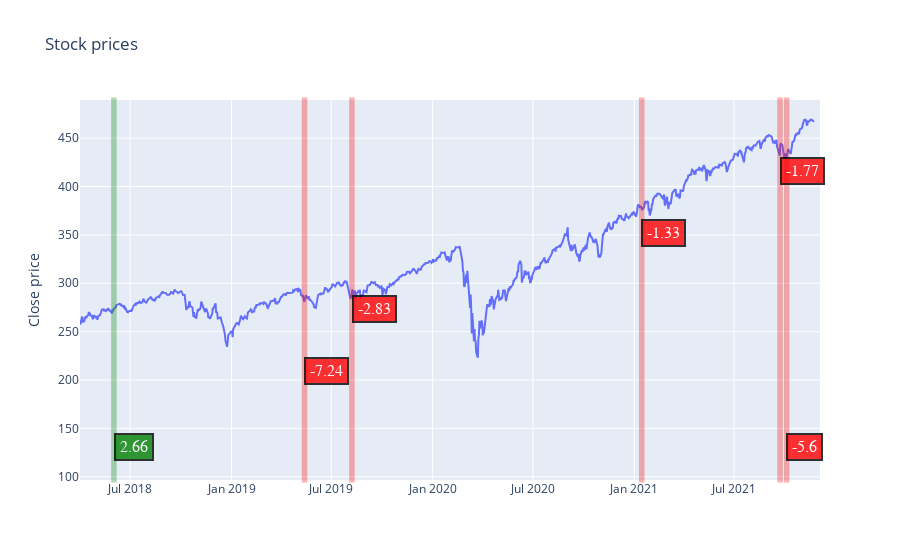

Notebook source saved alongside this figure:
### Code cell
from datetime import datetime, timedelta
import plotly.graph_objs as go
from chart_studio import plotly as py
import cufflinks as cf
cf.go_offline()
from plotly.offline import download_plotlyjs, init_notebook_mode, plot,iplot


dateset= list(sorted(merged_data.index))

changelist = []
for date in dateset:
    try:
        changelist.append(merged_data.loc[date]['Change_Stock'].round(3))
    except:
        changelist.append(0)

trace_close = go.Scatter(
                x=stock_data["Date"],
                y=stock_data['Close'],
                name = "Close")

colorlist = []
for s in changelist:
    if s > 0:
        colorlist.append('green')
    elif s == 0:
        colorlist.append('rgb(150, 150, 150)')
    else:
        colorlist.append('red')
        
shapes = [dict(
            x0 = s,
            x1 = s + timedelta(days=1),
            y0 = 0,
            y1 = 1,
            xref= 'x',
            yref = 'paper',
            opacity =  0.3,
            line = {'color': colorlist[i], 'width': 5}
            ) for (i,s) in enumerate(dateset)]


annotations =  [dict(
            x = s,
            y = (0.05 + i*0.2) % 1,
            xref = 'x',
            yref = 'paper',
            showarrow = False,
            xanchor = 'left',
            ax = 20,
            ay = -30,
            bordercolor = '#000000',
            borderwidth = 2,
            borderpad = 4,
            bgcolor = colorlist[i],
            font = {
                'family':'Courier New, monospace',
                'size':16,
                'color':'#ffffff'
            },
            opacity = 0.8,
            text =  changelist[i]
            
            ) for (i,s) in enumerate(dateset)]


fig_data = [trace_close]

layout = dict(
    title = "Stock prices",
    shapes = shapes,
    annotations = annotations,
    xaxis = dict(range = [merged_data.index.min() - pd.DateOffset(months=2),merged_data.index.max() + pd.DateOffset(months=2)]),
    yaxis = dict(title = 'Close price')
)


fig = dict(data=fig_data, layout=layout)
go.Figure(fig).show()

### Figure 1 — Plotly figure (JSON) as saved in the notebook; plotly's stock layout.template omitted (floating-point values rounded to 4 significant figures; data arrays with more than 128 entries replaced by an {"elided": "..."} marker saying what was removed)
{"data": [{"name": "Close", "type": "scatter", "x": {"elided": "2517 str values"}, "y": {"elided": "2517 float values"}}], "layout": {"annotations": [{"ax": 20, "ay": -30, "bgcolor": "green", "bordercolor": "#000000", "borderpad": 4, "borderwidth": 2, "font": {"color": "#ffffff", "family": "Courier New, monospace", "size": 16}, "opacity": 0.8, "showarrow": false, "text": "2.66", "x": "2018-06-01", "xanchor": "left", "xref": "x", "y": 0.05, "yref": "paper"}, {"ax": 20, "ay": -30, "bgcolor": "red", "bordercolor": "#000000", "borderpad": 4, "borderwidth": 2, "font": {"color": "#ffffff", "family": "Courier New, monospace", "size": 16}, "opacity": 0.8, "showarrow": false, "text": "-7.24", "x": "2019-05-13", "xanchor": "left", "xref": "x", "y": 0.25, "yref": "paper"}, {"ax": 20, "ay": -30, "bgcolor": "red", "bordercolor": "#000000", "borderpad": 4, "borderwidth": 2, "font": {"color": "#ffffff", "family": "Courier New, monospace", "size": 16}, "opacity": 0.8, "showarrow": false, "text": "-2.83", "x": "2019-08-07", "xanchor": "left", "xref": "x", "y": 0.45, "yref": "paper"}, {"ax": 20, "ay": -30, "bgcolor": "red", "bordercolor": "#000000", "borderpad": 4, "borderwidth": 2, "font": {"color": "#ffffff", "family": "Courier New, monospace", "size": 16}, "opacity": 0.8, "showarrow": false, "text": "-1.33", "x": "2021-01-14", "xanchor": "left", "xref": "x", "y": 0.65, "yref": "paper"}, {"ax": 20, "ay": -30, "bgcolor": "red", "bordercolor": "#000000", "borderpad": 4, "borderwidth": 2, "font": {"color": "#ffffff", "family": "Courier New, monospace", "size": 16}, "opacity": 0.8, "showarrow": false, "text": "-1.77", "x": "2021-09-22", "xanchor": "left", "xref": "x", "y": 0.85, "yref": "paper"}, {"ax": 20, "ay": -30, "bgcolor": "red", "bordercolor": "#000000", "borderpad": 4, "borderwidth": 2, "font": {"color": "#ffffff", "family": "Courier New, monospace", "size": 16}, "opacity": 0.8, "showarrow": false, "text": "-5.6", "x": "2021-10-04", "xanchor": "left", "xref": "x", "y": 0.05, "yref": "paper"}], "shapes": [{"line": {"color": "green", "width": 5}, "opacity": 0.3, "x0": "2018-06-01", "x1": "2018-06-02", "xref": "x", "y0": 0, "y1": 1, "yref": "paper"}, {"line": {"color": "red", "width": 5}, "opacity": 0.3, "x0": "2019-05-13", "x1": "2019-05-14", "xref": "x", "y0": 0, "y1": 1, "yref": "paper"}, {"line": {"color": "red", "width": 5}, "opacity": 0.3, "x0": "2019-08-07", "x1": "2019-08-08", "xref": "x", "y0": 0, "y1": 1, "yref": "paper"}, {"line": {"color": "red", "width": 5}, "opacity": 0.3, "x0": "2021-01-14", "x1": "2021-01-15", "xref": "x", "y0": 0, "y1": 1, "yref": "paper"}, {"line": {"color": "red", "width": 5}, "opacity": 0.3, "x0": "2021-09-22", "x1": "2021-09-23", "xref": "x", "y0": 0, "y1": 1, "yref": "paper"}, {"line": {"color": "red", "width": 5}, "opacity": 0.3, "x0": "2021-10-04", "x1": "2021-10-05", "xref": "x", "y0": 0, "y1": 1, "yref": "paper"}], "title": {"text": "Stock prices"}, "xaxis": {"range": ["2018-04-01T00:00:00", "2021-12-04T00:00:00"]}, "yaxis": {"title": {"text": "Close price"}}}}
